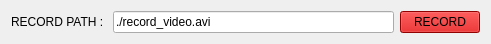
   <widget class="QWidget" name="layoutWidget_5">
    <property name="geometry">
     <rect>
      <x>20</x>
      <y>460</y>
      <width>491</width>
      <height>32</height>
     </rect>
    </property>
    <layout class="QHBoxLayout" name="horizontalLayout_5">
     <item>
      <widget class="QLabel" name="label_14">
       <property name="text">
        <string>RECORD PATH : </string>
       </property>
      </widget>
     </item>
     <item>
      <widget class="QLineEdit" name="PATH_REC">
       <property name="text">
        <string>./record_video.avi</string>
       </property>
      </widget>
     </item>
     <item>
      <widget class="QPushButton" name="startBtn_REC">
       <property name="palette">
        <palette>
         <active>
          <colorrole role="WindowText">
           <brush brushstyle="SolidPattern">
            <color alpha="255">
             <red>0</red>
             <green>0</green>
             <blue>0</blue>
            </color>
           </brush>
          </colorrole>
          <colorrole role="Button">
           <brush brushstyle="SolidPattern">
            <color alpha="255">
             <red>204</red>
             <green>0</green>
             <blue>0</blue>
            </color>
           </brush>
          </colorrole>
          <colorrole role="Light">
           <brush brushstyle="SolidPattern">
            <color alpha="255">
             <red>255</red>
             <green>51</green>
             <blue>51</blue>
            </color>
           </brush>
          </colorrole>
          <colorrole role="Midlight">
           <brush brushstyle="SolidPattern">
            <color alpha="255">
             <red>229</red>
             <green>25</green>
             <blue>25</blue>
            </color>
           </brush>
          </colorrole>
          <colorrole role="Dark">
           <brush brushstyle="SolidPattern">
            <color alpha="255">
             <red>102</red>
             <green>0</green>
             <blue>0</blue>
            </color>
           </brush>
          </colorrole>
          <colorrole role="Mid">
           <brush brushstyle="SolidPattern">
            <color alpha="255">
             <red>136</red>
             <green>0</green>
             <blue>0</blue>
            </color>
           </brush>
          </colorrole>
          <colorrole role="Text">
           <brush brushstyle="SolidPattern">
            <color alpha="255">
             <red>0</red>
             <green>0</green>
             <blue>0</blue>
            </color>
           </brush>
          </colorrole>
          <colorrole role="BrightText">
           <brush brushstyle="SolidPattern">
            <color alpha="255">
             <red>255</red>
             <green>255</green>
             <blue>255</blue>
            </color>
           </brush>
          </colorrole>
          <colorrole role="ButtonText">
           <brush brushstyle="SolidPattern">
            <color alpha="255">
             <red>0</red>
             <green>0</green>
             <blue>0</blue>
            </color>
           </brush>
          </colorrole>
          <colorrole role="Base">
           <brush brushstyle="SolidPattern">
            <color alpha="255">
             <red>255</red>
             <green>255</green>
             <blue>255</blue>
            </color>
           </brush>
          </colorrole>
          <colorrole role="Window">
           <brush brushstyle="SolidPattern">
            <color alpha="255">
             <red>204</red>
             <green>0</green>
             <blue>0</blue>
            </color>
           </brush>
          </colorrole>
          <colorrole role="Shadow">
           <brush brushstyle="SolidPattern">
            <color alpha="255">
             <red>0</red>
             <green>0</green>
             <blue>0</blue>
            </color>
           </brush>
          </colorrole>
          <colorrole role="AlternateBase">
           <brush brushstyle="SolidPattern">
            <color alpha="255">
             <red>229</red>
             <green>127</green>
             <blue>127</blue>
            </color>
           </brush>
          </colorrole>
          <colorrole role="ToolTipBase">
           <brush brushstyle="SolidPattern">
            <color alpha="255">
             <red>255</red>
             <green>255</green>
             <blue>220</blue>
            </color>
           </brush>
          </colorrole>
          <colorrole role="ToolTipText">
           <brush brushstyle="SolidPattern">
            <color alpha="255">
             <red>0</red>
             <green>0</green>
             <blue>0</blue>
            </color>
           </brush>
          </colorrole>
         </active>
         <inactive>
          <colorrole role="WindowText">
           <brush brushstyle="SolidPattern">
            <color alpha="255">
             <red>0</red>
             <green>0</green>
             <blue>0</blue>
            </color>
           </brush>
          </colorrole>
          <colorrole role="Button">
           <brush brushstyle="SolidPattern">
            <color alpha="255">
             <red>204</red>
             <green>0</green>
             <blue>0</blue>
            </color>
           </brush>
          </colorrole>
          <colorrole role="Light">
           <brush brushstyle="SolidPattern">
            <color alpha="255">
             <red>255</red>
             <green>51</green>
             <blue>51</blue>
            </color>
           </brush>
          </colorrole>
          <colorrole role="Midlight">
           <brush brushstyle="SolidPattern">
            <color alpha="255">
             <red>229</red>
             <green>25</green>
             <blue>25</blue>
            </color>
           </brush>
          </colorrole>
          <colorrole role="Dark">
           <brush brushstyle="SolidPattern">
            <color alpha="255">
             <red>102</red>
             <green>0</green>
             <blue>0</blue>
            </color>
           </brush>
          </colorrole>
          <colorrole role="Mid">
           <brush brushstyle="SolidPattern">
            <color alpha="255">
             <red>136</red>
             <green>0</green>
             <blue>0</blue>
            </color>
           </brush>
          </colorrole>
          <colorrole role="Text">
           <brush brushstyle="SolidPattern">
            <color alpha="255">
             <red>0</red>
             <green>0</green>
             <blue>0</blue>
            </color>
           </brush>
          </colorrole>
          <colorrole role="BrightText">
           <brush brushstyle="SolidPattern">
            <color alpha="255">
             <red>255</red>
             <green>255</green>
             <blue>255</blue>
            </color>
           </brush>
          </colorrole>
          <colorrole role="ButtonText">
           <brush brushstyle="SolidPattern">
            <color alpha="255">
             <red>0</red>
             <green>0</green>
             <blue>0</blue>
            </color>
           </brush>
          </colorrole>
          <colorrole role="Base">
           <brush brushstyle="SolidPattern">
            <color alpha="255">
             <red>255</red>
             <green>255</green>
             <blue>255</blue>
            </color>
           </brush>
          </colorrole>
          <colorrole role="Window">
           <brush brushstyle="SolidPattern">
            <color alpha="255">
             <red>204</red>
             <green>0</green>
             <blue>0</blue>
            </color>
           </brush>
          </colorrole>
          <colorrole role="Shadow">
           <brush brushstyle="SolidPattern">
            <color alpha="255">
             <red>0</red>
             <green>0</green>
             <blue>0</blue>
            </color>
           </brush>
          </colorrole>
          <colorrole role="AlternateBase">
           <brush brushstyle="SolidPattern">
            <color alpha="255">
             <red>229</red>
             <green>127</green>
             <blue>127</blue>
            </color>
           </brush>
          </colorrole>
          <colorrole role="ToolTipBase">
           <brush brushstyle="SolidPattern">
            <color alpha="255">
             <red>255</red>
             <green>255</green>
             <blue>220</blue>
            </color>
           </brush>
          </colorrole>
          <colorrole role="ToolTipText">
           <brush brushstyle="SolidPattern">
            <color alpha="255">
             <red>0</red>
             <green>0</green>
             <blue>0</blue>
            </color>
           </brush>
          </colorrole>
         </inactive>
         <disabled>
          <colorrole role="WindowText">
           <brush brushstyle="SolidPattern">
            <color alpha="255">
             <red>102</red>
             <green>0</green>
             <blue>0</blue>
            </color>
           </brush>
          </colorrole>
          <colorrole role="Button">
           <brush brushstyle="SolidPattern">
            <color alpha="255">
             <red>204</red>
             <green>0</green>
             <blue>0</blue>
            </color>
           </brush>
          </colorrole>
          <colorrole role="Light">
           <brush brushstyle="SolidPattern">
            <color alpha="255">
             <red>255</red>
             <green>51</green>
             <blue>51</blue>
            </color>
           </brush>
          </colorrole>
          <colorrole role="Midlight">
           <brush brushstyle="SolidPattern">
            <color alpha="255">
             <red>229</red>
             <green>25</green>
             <blue>25</blue>
            </color>
           </brush>
          </colorrole>
          <colorrole role="Dark">
           <brush brushstyle="SolidPattern">
            <color alpha="255">
             <red>102</red>
             <green>0</green>
             <blue>0</blue>
            </color>
           </brush>
          </colorrole>
          <colorrole role="Mid">
           <brush brushstyle="SolidPattern">
            <color alpha="255">
             <red>136</red>
             <green>0</green>
             <blue>0</blue>
            </color>
           </brush>
          </colorrole>
          <colorrole role="Text">
           <brush brushstyle="SolidPattern">
            <color alpha="255">
             <red>102</red>
             <green>0</green>
             <blue>0</blue>
            </color>
           </brush>
          </colorrole>
          <colorrole role="BrightText">
           <brush brushstyle="SolidPattern">
            <color alpha="255">
             <red>255</red>
             <green>255</green>
             <blue>255</blue>
            </color>
           </brush>
          </colorrole>
          <colorrole role="ButtonText">
           <brush brushstyle="SolidPattern">
            <color alpha="255">
             <red>102</red>
             <green>0</green>
             <blue>0</blue>
            </color>
           </brush>
          </colorrole>
          <colorrole role="Base">
           <brush brushstyle="SolidPattern">
            <color alpha="255">
             <red>204</red>
             <green>0</green>
             <blue>0</blue>
            </color>
           </brush>
          </colorrole>
          <colorrole role="Window">
           <brush brushstyle="SolidPattern">
            <color alpha="255">
             <red>204</red>
             <green>0</green>
             <blue>0</blue>
            </color>
           </brush>
          </colorrole>
          <colorrole role="Shadow">
           <brush brushstyle="SolidPattern">
            <color alpha="255">
             <red>0</red>
             <green>0</green>
             <blue>0</blue>
            </color>
           </brush>
          </colorrole>
          <colorrole role="AlternateBase">
           <brush brushstyle="SolidPattern">
            <color alpha="255">
             <red>204</red>
             <green>0</green>
             <blue>0</blue>
            </color>
           </brush>
          </colorrole>
          <colorrole role="ToolTipBase">
           <brush brushstyle="SolidPattern">
            <color alpha="255">
             <red>255</red>
             <green>255</green>
             <blue>220</blue>
            </color>
           </brush>
          </colorrole>
          <colorrole role="ToolTipText">
           <brush brushstyle="SolidPattern">
            <color alpha="255">
             <red>0</red>
             <green>0</green>
             <blue>0</blue>
            </color>
           </brush>
          </colorrole>
         </disabled>
        </palette>
       </property>
       <property name="text">
        <string>RECORD</string>
       </property>
      </widget>
     </item>
    </layout>
   </widget>
